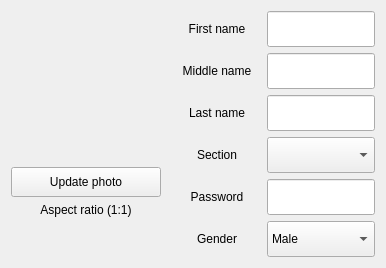
       <widget class="QWidget" name="widget_stud_info" native="true">
        <property name="enabled">
         <bool>true</bool>
        </property>
        <property name="styleSheet">
         <string notr="true"/>
        </property>
        <layout class="QHBoxLayout" name="horizontalLayout">
         <item>
          <widget class="QWidget" name="widget_3" native="true">
           <layout class="QVBoxLayout" name="verticalLayout_4">
            <property name="leftMargin">
             <number>0</number>
            </property>
            <property name="topMargin">
             <number>0</number>
            </property>
            <property name="rightMargin">
             <number>0</number>
            </property>
            <property name="bottomMargin">
             <number>0</number>
            </property>
            <item>
             <widget class="QLabel" name="label_profile_pic">
              <property name="minimumSize">
               <size>
                <width>150</width>
                <height>150</height>
               </size>
              </property>
              <property name="maximumSize">
               <size>
                <width>150</width>
                <height>150</height>
               </size>
              </property>
              <property name="toolTip">
               <string>Aspect Ratio (1:1)</string>
              </property>
              <property name="text">
               <string/>
              </property>
              <property name="pixmap">
               <pixmap resource="../resources.qrc">:/Images/Images/profile.png</pixmap>
              </property>
              <property name="scaledContents">
               <bool>true</bool>
              </property>
              <property name="alignment">
               <set>Qt::AlignCenter</set>
              </property>
             </widget>
            </item>
            <item>
             <widget class="QPushButton" name="btnUploadPhoto">
              <property name="minimumSize">
               <size>
                <width>100</width>
                <height>30</height>
               </size>
              </property>
              <property name="maximumSize">
               <size>
                <width>16777215</width>
                <height>30</height>
               </size>
              </property>
              <property name="cursor">
               <cursorShape>PointingHandCursor</cursorShape>
              </property>
              <property name="text">
               <string>Update photo</string>
              </property>
              <property name="class" stdset="0">
               <string>button-normal</string>
              </property>
             </widget>
            </item>
            <item>
             <widget class="QLabel" name="label_17">
              <property name="text">
               <string>Aspect ratio (1:1)</string>
              </property>
              <property name="alignment">
               <set>Qt::AlignCenter</set>
              </property>
             </widget>
            </item>
            <item>
             <spacer name="verticalSpacer_2">
              <property name="orientation">
               <enum>Qt::Vertical</enum>
              </property>
              <property name="sizeHint" stdset="0">
               <size>
                <width>20</width>
                <height>40</height>
               </size>
              </property>
             </spacer>
            </item>
           </layout>
          </widget>
         </item>
         <item>
          <widget class="QWidget" name="widget_form" native="true">
           <property name="enabled">
            <bool>true</bool>
           </property>
           <property name="styleSheet">
            <string notr="true"/>
           </property>
           <layout class="QVBoxLayout" name="verticalLayout_2">
            <property name="spacing">
             <number>6</number>
            </property>
            <property name="leftMargin">
             <number>0</number>
            </property>
            <property name="topMargin">
             <number>0</number>
            </property>
            <property name="rightMargin">
             <number>0</number>
            </property>
            <property name="bottomMargin">
             <number>0</number>
            </property>
            <item>
             <widget class="QWidget" name="widget_2" native="true">
              <property name="minimumSize">
               <size>
                <width>100</width>
                <height>30</height>
               </size>
              </property>
              <property name="class" stdset="0">
               <string>input-field</string>
              </property>
              <layout class="QHBoxLayout" name="horizontalLayout_5">
               <property name="spacing">
                <number>0</number>
               </property>
               <property name="leftMargin">
                <number>0</number>
               </property>
               <property name="topMargin">
                <number>0</number>
               </property>
               <property name="rightMargin">
                <number>0</number>
               </property>
               <property name="bottomMargin">
                <number>0</number>
               </property>
               <item>
                <widget class="QLabel" name="label_8">
                 <property name="minimumSize">
                  <size>
                   <width>100</width>
                   <height>36</height>
                  </size>
                 </property>
                 <property name="maximumSize">
                  <size>
                   <width>100</width>
                   <height>36</height>
                  </size>
                 </property>
                 <property name="text">
                  <string>First name</string>
                 </property>
                 <property name="alignment">
                  <set>Qt::AlignCenter</set>
                 </property>
                </widget>
               </item>
               <item>
                <widget class="QLineEdit" name="txtFirstName">
                 <property name="minimumSize">
                  <size>
                   <width>0</width>
                   <height>36</height>
                  </size>
                 </property>
                 <property name="maximumSize">
                  <size>
                   <width>16777215</width>
                   <height>36</height>
                  </size>
                 </property>
                 <property name="styleSheet">
                  <string notr="true"/>
                 </property>
                </widget>
               </item>
              </layout>
             </widget>
            </item>
            <item>
             <widget class="QWidget" name="widget_4" native="true">
              <property name="class" stdset="0">
               <string>input-field</string>
              </property>
              <layout class="QHBoxLayout" name="horizontalLayout_6">
               <property name="spacing">
                <number>0</number>
               </property>
               <property name="leftMargin">
                <number>0</number>
               </property>
               <property name="topMargin">
                <number>0</number>
               </property>
               <property name="rightMargin">
                <number>0</number>
               </property>
               <property name="bottomMargin">
                <number>0</number>
               </property>
               <item>
                <widget class="QLabel" name="label_9">
                 <property name="minimumSize">
                  <size>
                   <width>100</width>
                   <height>36</height>
                  </size>
                 </property>
                 <property name="maximumSize">
                  <size>
                   <width>100</width>
                   <height>36</height>
                  </size>
                 </property>
                 <property name="text">
                  <string>Middle name</string>
                 </property>
                 <property name="alignment">
                  <set>Qt::AlignCenter</set>
                 </property>
                </widget>
               </item>
               <item>
                <widget class="QLineEdit" name="txtMiddleName">
                 <property name="minimumSize">
                  <size>
                   <width>0</width>
                   <height>36</height>
                  </size>
                 </property>
                 <property name="maximumSize">
                  <size>
                   <width>16777215</width>
                   <height>36</height>
                  </size>
                 </property>
                 <property name="styleSheet">
                  <string notr="true"/>
                 </property>
                </widget>
               </item>
              </layout>
             </widget>
            </item>
            <item>
             <widget class="QWidget" name="widget_5" native="true">
              <property name="class" stdset="0">
               <string>input-field</string>
              </property>
              <layout class="QHBoxLayout" name="horizontalLayout_7">
               <property name="spacing">
                <number>0</number>
               </property>
               <property name="leftMargin">
                <number>0</number>
               </property>
               <property name="topMargin">
                <number>0</number>
               </property>
               <property name="rightMargin">
                <number>0</number>
               </property>
               <property name="bottomMargin">
                <number>0</number>
               </property>
               <item>
                <widget class="QLabel" name="label_10">
                 <property name="minimumSize">
                  <size>
                   <width>100</width>
                   <height>36</height>
                  </size>
                 </property>
                 <property name="maximumSize">
                  <size>
                   <width>100</width>
                   <height>36</height>
                  </size>
                 </property>
                 <property name="text">
                  <string>Last name</string>
                 </property>
                 <property name="alignment">
                  <set>Qt::AlignCenter</set>
                 </property>
                </widget>
               </item>
               <item>
                <widget class="QLineEdit" name="txtLastName">
                 <property name="minimumSize">
                  <size>
                   <width>0</width>
                   <height>36</height>
                  </size>
                 </property>
                 <property name="maximumSize">
                  <size>
                   <width>16777215</width>
                   <height>36</height>
                  </size>
                 </property>
                 <property name="styleSheet">
                  <string notr="true"/>
                 </property>
                </widget>
               </item>
              </layout>
             </widget>
            </item>
            <item>
             <widget class="QWidget" name="widget_6" native="true">
              <property name="class" stdset="0">
               <string>input-field</string>
              </property>
              <layout class="QHBoxLayout" name="horizontalLayout_8">
               <property name="spacing">
                <number>0</number>
               </property>
               <property name="leftMargin">
                <number>0</number>
               </property>
               <property name="topMargin">
                <number>0</number>
               </property>
               <property name="rightMargin">
                <number>0</number>
               </property>
               <property name="bottomMargin">
                <number>0</number>
               </property>
               <item>
                <widget class="QLabel" name="label_11">
                 <property name="minimumSize">
                  <size>
                   <width>100</width>
                   <height>36</height>
                  </size>
                 </property>
                 <property name="maximumSize">
                  <size>
                   <width>100</width>
                   <height>36</height>
                  </size>
                 </property>
                 <property name="text">
                  <string>Section</string>
                 </property>
                 <property name="alignment">
                  <set>Qt::AlignCenter</set>
                 </property>
                </widget>
               </item>
               <item>
                <widget class="QComboBox" name="cmbSection">
                 <property name="minimumSize">
                  <size>
                   <width>0</width>
                   <height>36</height>
                  </size>
                 </property>
                 <property name="maximumSize">
                  <size>
                   <width>16777215</width>
                   <height>36</height>
                  </size>
                 </property>
                 <property name="styleSheet">
                  <string notr="true"/>
                 </property>
                 <property name="editable">
                  <bool>false</bool>
                 </property>
                </widget>
               </item>
              </layout>
             </widget>
            </item>
            <item>
             <widget class="QWidget" name="widget_7" native="true">
              <property name="class" stdset="0">
               <string>input-field</string>
              </property>
              <layout class="QHBoxLayout" name="horizontalLayout_9">
               <property name="spacing">
                <number>0</number>
               </property>
               <property name="leftMargin">
                <number>0</number>
               </property>
               <property name="topMargin">
                <number>0</number>
               </property>
               <property name="rightMargin">
                <number>0</number>
               </property>
               <property name="bottomMargin">
                <number>0</number>
               </property>
               <item>
                <widget class="QLabel" name="label_12">
                 <property name="minimumSize">
                  <size>
                   <width>100</width>
                   <height>36</height>
                  </size>
                 </property>
                 <property name="maximumSize">
                  <size>
                   <width>100</width>
                   <height>36</height>
                  </size>
                 </property>
                 <property name="text">
                  <string>Password</string>
                 </property>
                 <property name="alignment">
                  <set>Qt::AlignCenter</set>
                 </property>
                </widget>
               </item>
               <item>
                <widget class="QLineEdit" name="txtPassword">
                 <property name="minimumSize">
                  <size>
                   <width>0</width>
                   <height>36</height>
                  </size>
                 </property>
                 <property name="maximumSize">
                  <size>
                   <width>16777215</width>
                   <height>36</height>
                  </size>
                 </property>
                 <property name="styleSheet">
                  <string notr="true"/>
                 </property>
                 <property name="echoMode">
                  <enum>QLineEdit::PasswordEchoOnEdit</enum>
                 </property>
                </widget>
               </item>
              </layout>
             </widget>
            </item>
            <item>
             <widget class="QWidget" name="widget_8" native="true">
              <property name="class" stdset="0">
               <string>input-field</string>
              </property>
              <layout class="QHBoxLayout" name="horizontalLayout_10">
               <property name="spacing">
                <number>0</number>
               </property>
               <property name="leftMargin">
                <number>0</number>
               </property>
               <property name="topMargin">
                <number>0</number>
               </property>
               <property name="rightMargin">
                <number>0</number>
               </property>
               <property name="bottomMargin">
                <number>0</number>
               </property>
               <item>
                <widget class="QLabel" name="label_13">
                 <property name="minimumSize">
                  <size>
                   <width>100</width>
                   <height>36</height>
                  </size>
                 </property>
                 <property name="maximumSize">
                  <size>
                   <width>100</width>
                   <height>36</height>
                  </size>
                 </property>
                 <property name="text">
                  <string>Gender</string>
                 </property>
                 <property name="alignment">
                  <set>Qt::AlignCenter</set>
                 </property>
                </widget>
               </item>
               <item>
                <widget class="QComboBox" name="cmbGender">
                 <property name="minimumSize">
                  <size>
                   <width>0</width>
                   <height>36</height>
                  </size>
                 </property>
                 <property name="maximumSize">
                  <size>
                   <width>16777215</width>
                   <height>36</height>
                  </size>
                 </property>
                 <property name="styleSheet">
                  <string notr="true"/>
                 </property>
                 <property name="editable">
                  <bool>false</bool>
                 </property>
                 <item>
                  <property name="text">
                   <string>Male</string>
                  </property>
                 </item>
                 <item>
                  <property name="text">
                   <string>Female</string>
                  </property>
                 </item>
                </widget>
               </item>
              </layout>
             </widget>
            </item>
           </layout>
          </widget>
         </item>
        </layout>
       </widget>
